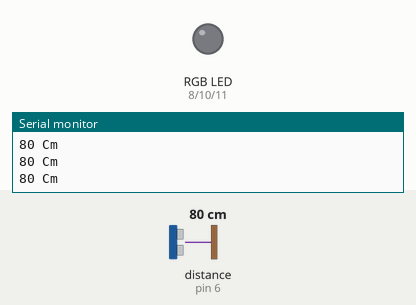
This sketch was run on a simulated Arduino Uno, built with avr-gcc and run on an emulated ATmega328P. Parts: an RGB LED mixed from three pins (HIGH = lit), the last lines printed to the serial monitor. Wiring (inferred from the names in the program): ultrasonic range finder: trigger pin 7; echo pin 6. The inputs (shaded band) are chosen by the test bench; at power-on: distance to the obstacle (sensor on pin 6) 80 cm. The echo pulse lasts 58.3 µs per cm; pins used as bus, display or sensor lines are not drawn.

Above: at 1.2 s.
1.3 s: distance to the obstacle (sensor on pin 6) set to 226 cm
2.8 s: distance to the obstacle (sensor on pin 6) set to 236 cm
At 4.0 s:
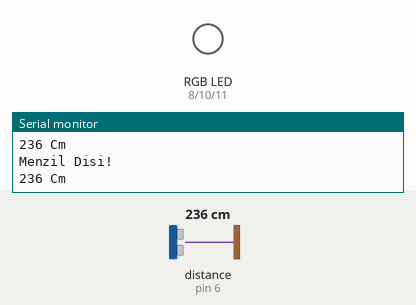
4.3 s: distance to the obstacle (sensor on pin 6) set to 18 cm
5.8 s: distance to the obstacle (sensor on pin 6) set to 14 cm
At 7.0 s:
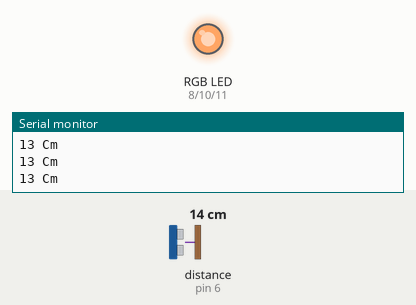
7.3 s: distance to the obstacle (sensor on pin 6) set to 250 cm
At 7.6 s:
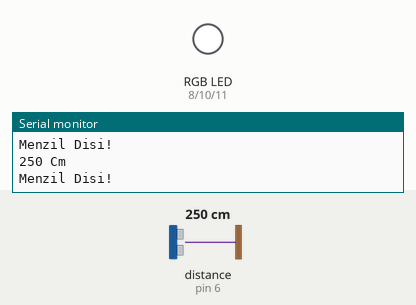
Timing chart, 0 to 9.8 s (numbered marks = the images above; inputs shaded):
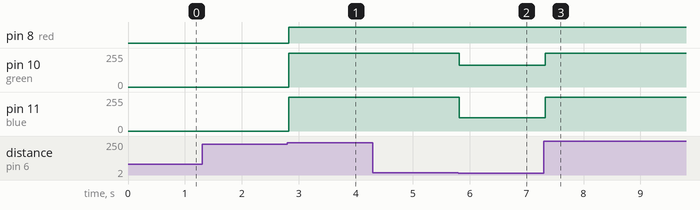

The sketch:

rgb_uzaklik.ino
```cpp
#define trigPin 7
#define echoPin 6
int red = 8;
int green = 10;
int blue = 11;

void setup()
{
  Serial.begin(9600);
  pinMode(trigPin,OUTPUT);
  pinMode(echoPin,INPUT);
  pinMode(red,OUTPUT);
  pinMode(green,OUTPUT);
  pinMode(blue,OUTPUT);
}

void loop()
{
  long sure,mesafe;
  digitalWrite(trigPin,LOW);
  delayMicroseconds(2);
  digitalWrite(trigPin,HIGH);
  delayMicroseconds(10);
  digitalWrite(trigPin,LOW);
  sure=pulseIn(echoPin,HIGH);
  mesafe = (sure/2)/29.1;
  Serial.print(mesafe);
  Serial.println(" Cm");
  if(mesafe > 230 || mesafe < 0)
  {
    Serial.println("Menzil Disi!");
    renkAyar(0,0,0);
  }
  if(mesafe>=10 && mesafe <=15)
  {
   renkAyar(0,90,155);
  }
}

void renkAyar(int kirmizi,int yesil,int mavi)
{
  kirmizi=255-kirmizi;
  yesil = 255-yesil;
  mavi = 255-mavi;
  analogWrite(red,kirmizi);
  analogWrite(green,yesil);
  analogWrite(blue,mavi);
}
```

Measured:
- the behaviour switches between 230 and 231 cm on distance to the obstacle (sensor on pin 6) (found by bisection; images 0 and 1)
- the behaviour switches between 17 and 16 cm on distance to the obstacle (sensor on pin 6) (found by bisection; images 1 and 2)
- after the input at 2.8 s, pin 8 (red): LOW → HIGH at once; pin 10 (green), pin 11 (blue): 0/255 → 255/255 at once
- after the input at 5.8 s, pin 10 (green): 255/255 → 165/255 at once; pin 11 (blue): 255/255 → 100/255 at once
- after the input at 7.3 s, pin 10 (green): 165/255 → 255/255 at once; pin 11 (blue): 100/255 → 255/255 at once
